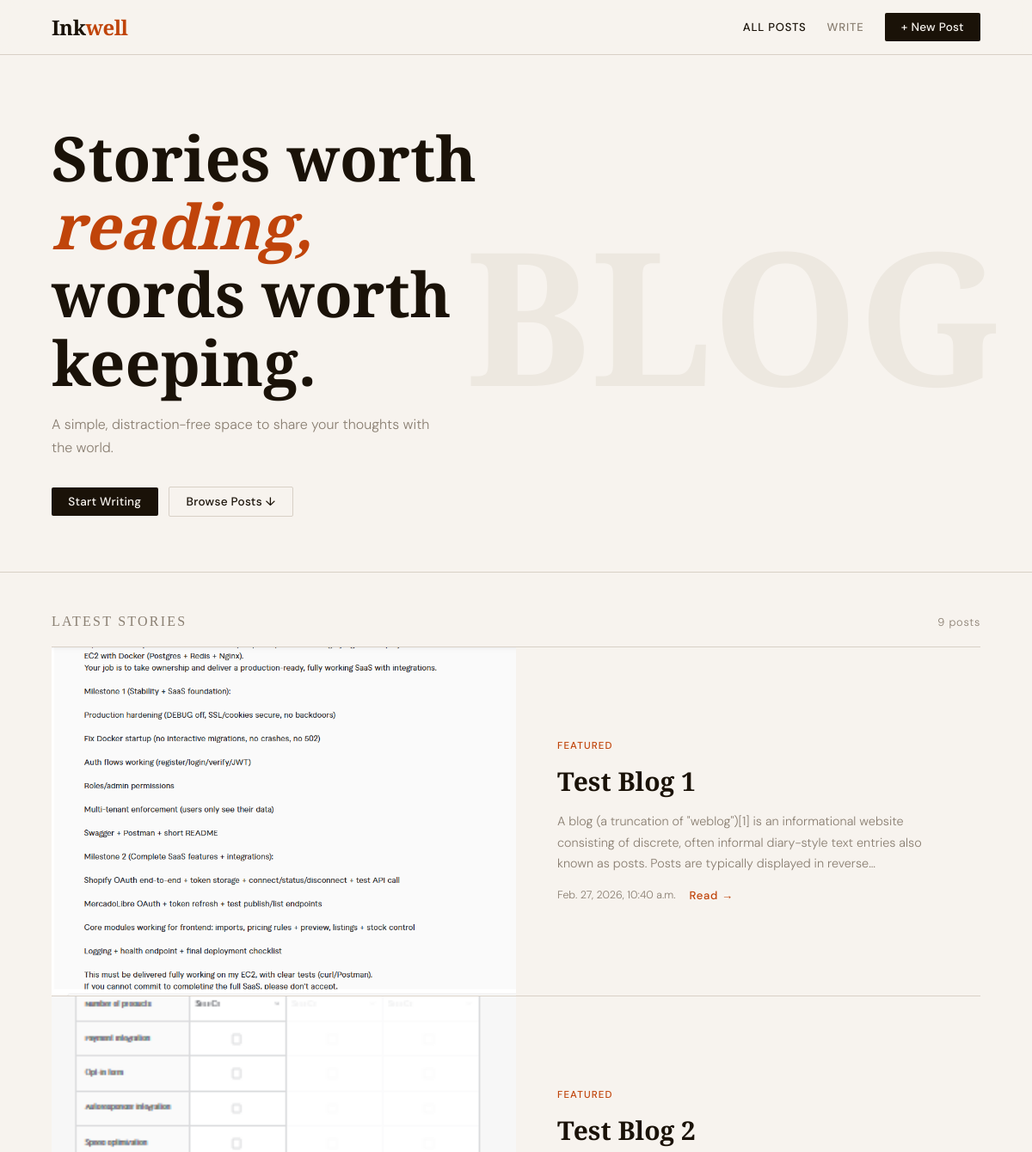
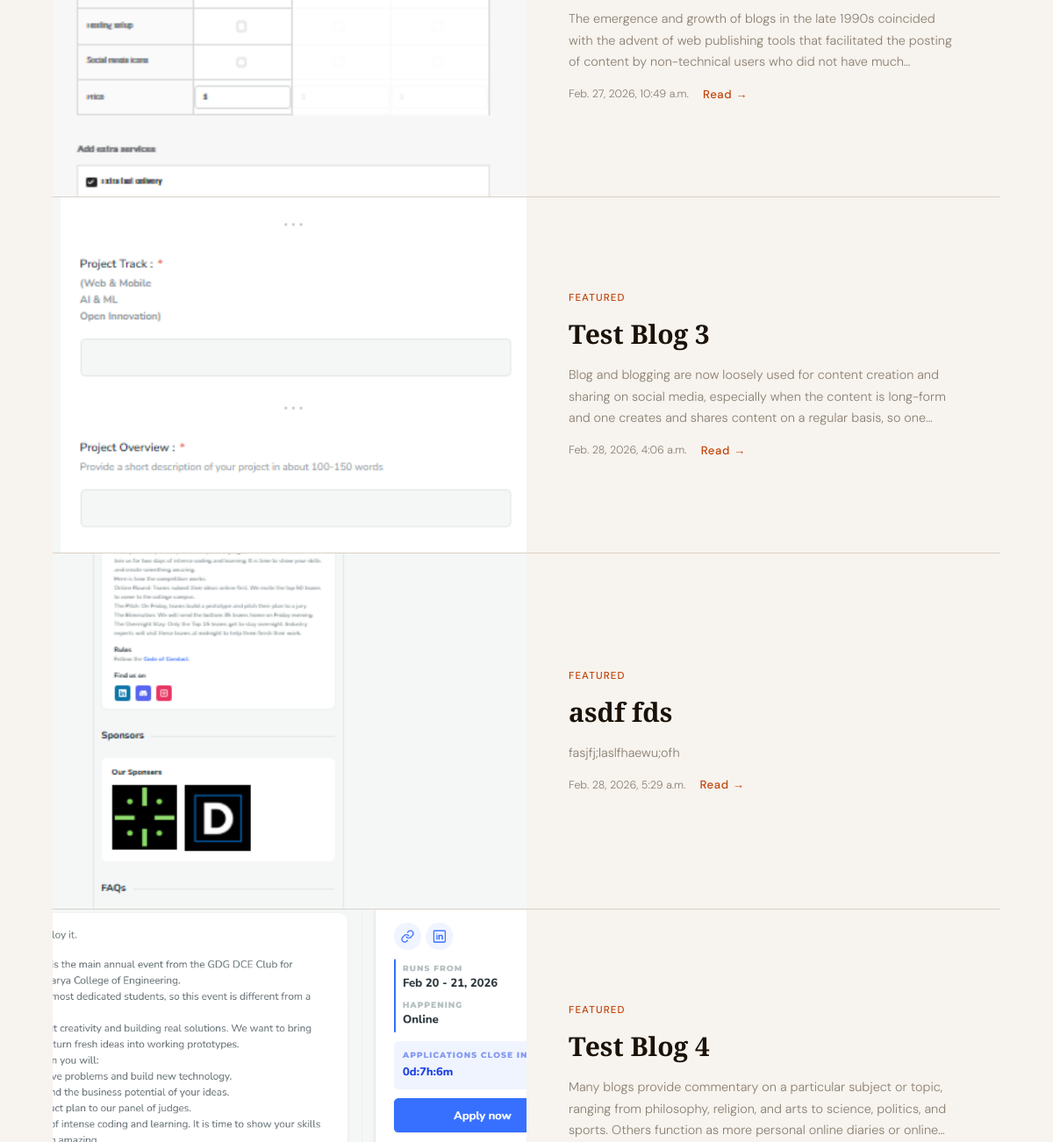
Before: / (upper part) with the older database file (2 pictures, top to bottom).
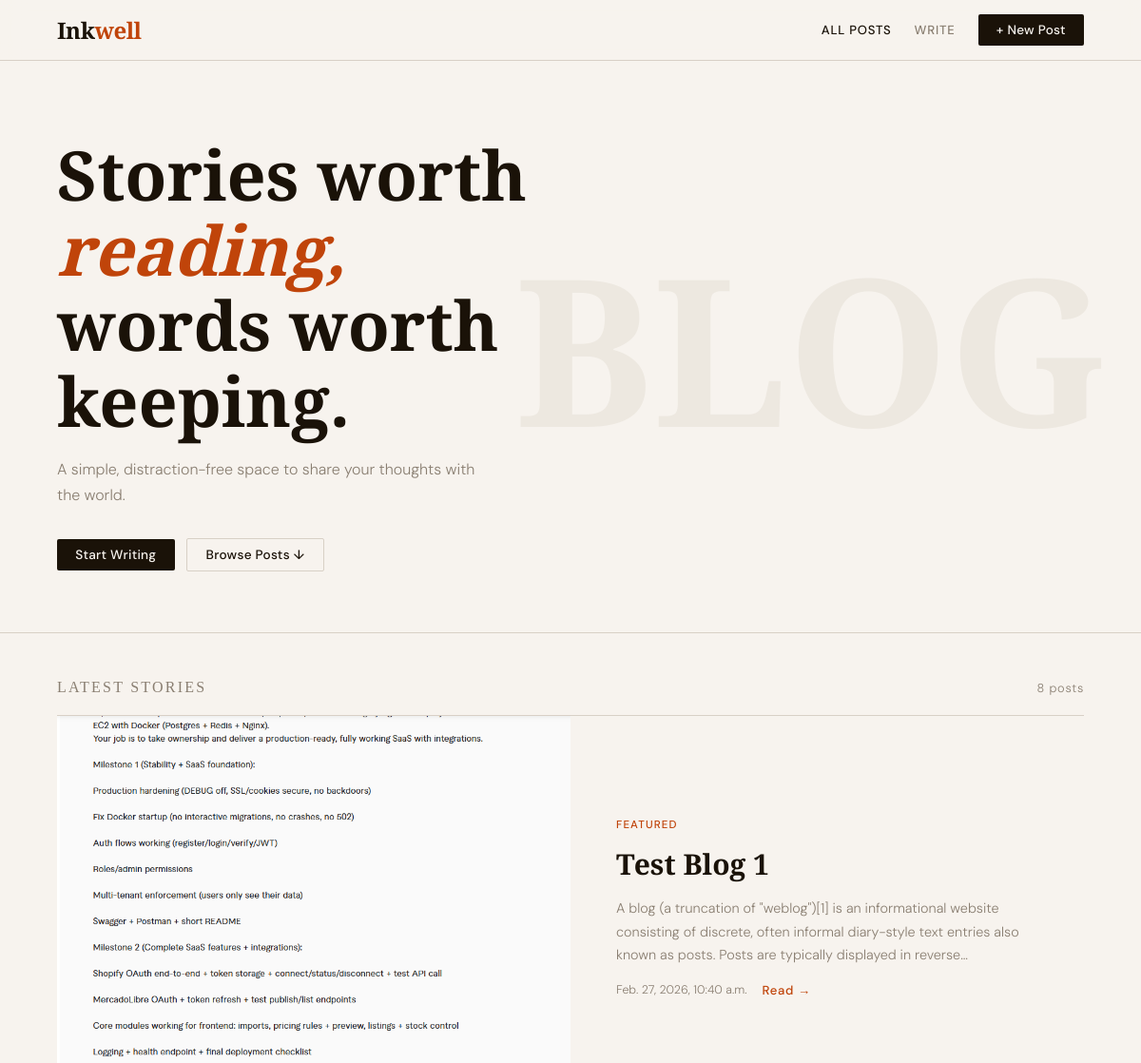
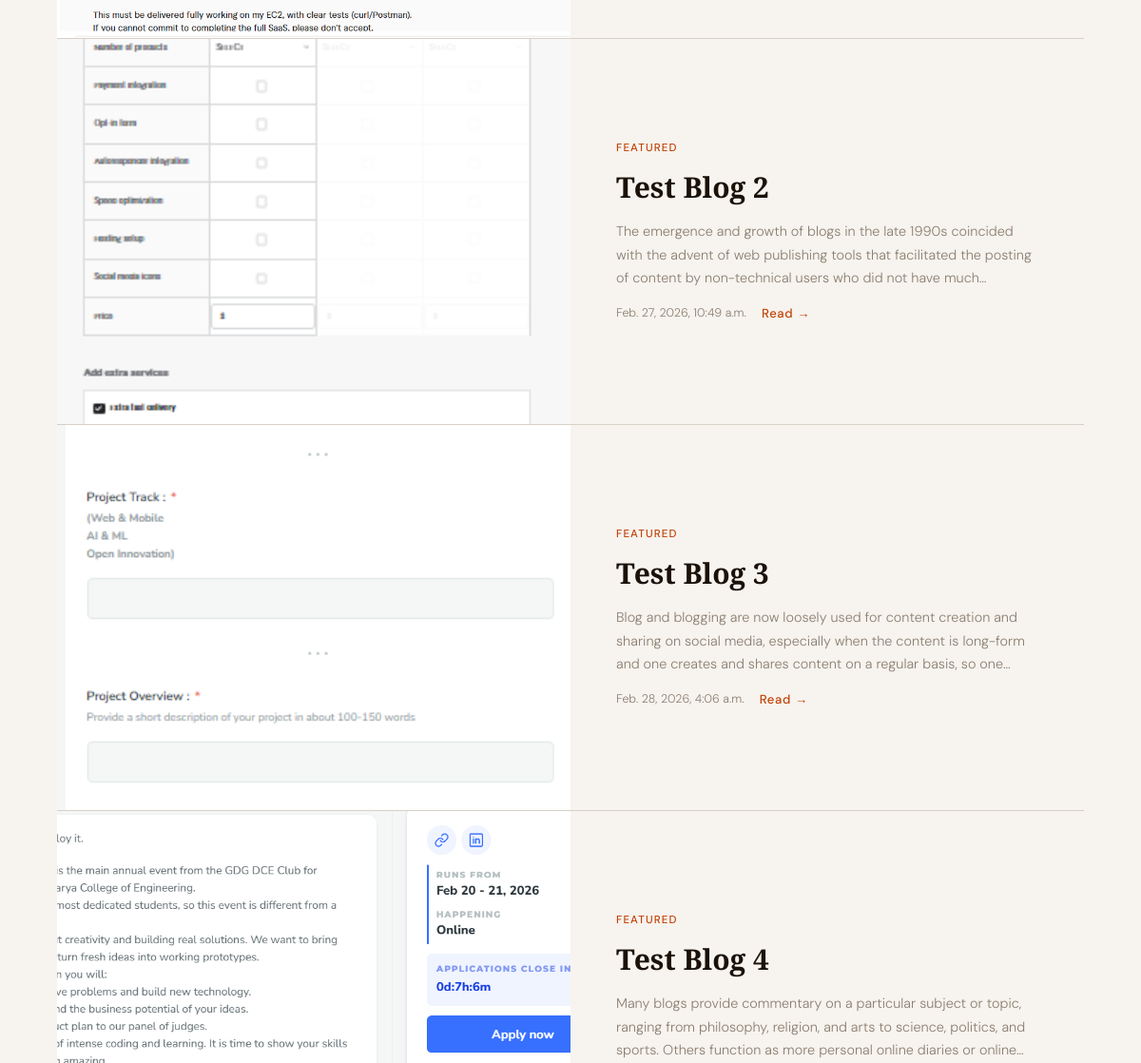
After: the same page with the newer database file (2 pictures, top to bottom).
### blogs/models.py (models this page shows, shortened)
class Blog(models.Model):
    blog_title = models.CharField(max_length=500)
    blog_body = models.TextField()
    images = models.ImageField(upload_to='images/', blank=True)
    created_at = models.DateTimeField(auto_now_add=True)
    updated_at = models.DateTimeField(auto_now=True)

### blog_main/views.py (the view)
# urls.py: 2. Add a URL to urlpatterns:  path('', views.home, name='home')
def home(request):
    blogs = Blog.objects.all()
    context = {
        'blogs': blogs
    }
    return render(request=request, template_name='home.html', context=context)

### templates/home.html (shortened to what this page needs)
{% load static %}
<!DOCTYPE html>
<html lang="en">
<head>
    <link rel="stylesheet" href="{% static 'css/home.css' %}" />
</head>
<body>
    <header>
        <a class="logo" href="{% url 'home' %}">Ink<span>well</span></a>
        <nav>
            <a class="nav-link active" href="#feed">All Posts</a>
            <a class="nav-link" href="{% url 'addPost' %}">Write</a>
            <a class="btn btn-primary" href="{% url 'addPost' %}">+ New Post</a>
        </nav>
    </header>
    <section class="hero">
        <h1>Stories worth <em>reading,</em><br>words worth keeping.</h1>
        <p>A simple, distraction-free space to share your thoughts with the world.</p>
        <div class="hero-actions">
            <a class="btn btn-primary" href="{% url 'addPost' %}">Start Writing</a>
            <a class="btn btn-outline" href="#feed">Browse Posts ↓</a>
        </div>
    </section>
    {% if blogs %}
    <div class="container" id="feed">
        <div class="section-header">
            <span class="section-title">Latest Stories</span>
            <span class="posts-count">{{blogs|length}} posts</span>
        </div>
        {% for blog in blogs %}
        <a class="post-featured" href="{% url 'postDetail' blog.id %}">
            {% if blog.images %}
            <div class="post-featured-image">
                <img src="{{blog.images.url}}" alt="Sample post cover" loading="lazy" />
            </div>
            {% endif %}
            <div class="post-featured-body">
                <div class="post-tag">Featured</div>
                <h2 class="post-title">{{blog.blog_title}}</h2>
                <p class="post-excerpt">{{blog.blog_body}}</p>
                <div class="post-meta">
                    <span>{{blog.created_at}}</span>
                    <span class="read-more">Read →</span>
                </div>
            </div>
        </a>
        {% endfor %}
    </div>
    {% endif %}
</body>
</html>

Changed rows visible on the page:
removed Blog: images (picture), blog_title "asdf fds", blog_body "fasjfj;laslfhaewu;ofh", created_at "Feb. 28, 2026, 5:29 a.m."
Other visible differences:
{{ blogs|length }}: "9" → "8"
